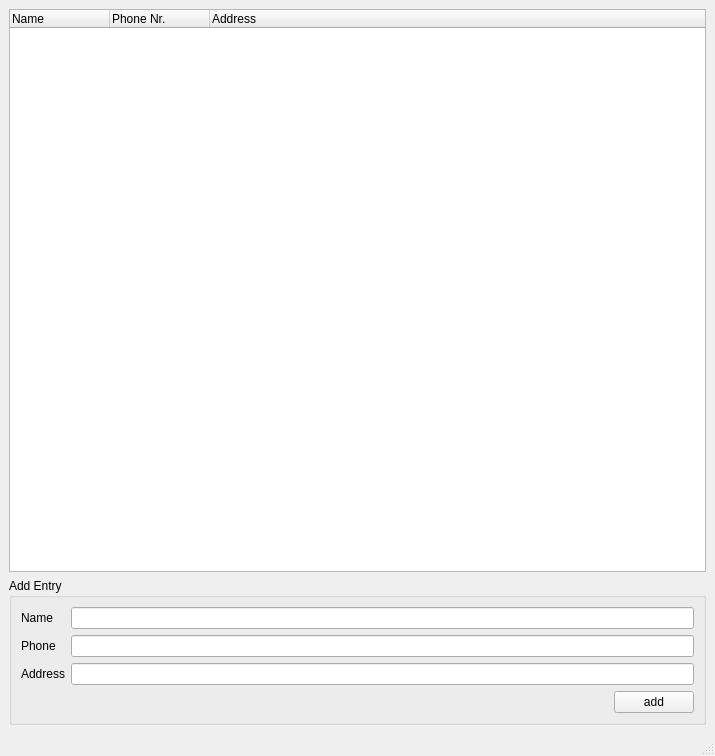
<ui version="4.0" >
 <class>MainWindow</class>
 <widget class="QMainWindow" name="MainWindow" >
  <property name="geometry" >
   <rect>
    <x>0</x>
    <y>0</y>
    <width>715</width>
    <height>756</height>
   </rect>
  </property>
  <property name="windowTitle" >
   <string>QxtBerkeley Adress Book example</string>
  </property>
  <widget class="QWidget" name="centralwidget" >
   <property name="geometry" >
    <rect>
     <x>0</x>
     <y>27</y>
     <width>715</width>
     <height>706</height>
    </rect>
   </property>
   <layout class="QGridLayout" name="gridLayout_2" >
    <item rowspan="2" row="0" column="0" >
     <widget class="QTreeWidget" name="treeWidget" >
      <column>
       <property name="text" >
        <string>Name</string>
       </property>
      </column>
      <column>
       <property name="text" >
        <string>Phone Nr.</string>
       </property>
      </column>
      <column>
       <property name="text" >
        <string>Address</string>
       </property>
      </column>
     </widget>
    </item>
    <item row="2" column="0" >
     <widget class="QGroupBox" name="groupBox" >
      <property name="sizePolicy" >
       <sizepolicy vsizetype="Fixed" hsizetype="Preferred" >
        <horstretch>0</horstretch>
        <verstretch>0</verstretch>
       </sizepolicy>
      </property>
      <property name="title" >
       <string>Add Entry</string>
      </property>
      <layout class="QGridLayout" name="gridLayout" >
       <item row="0" column="0" >
        <widget class="QLabel" name="label" >
         <property name="text" >
          <string>Name</string>
         </property>
        </widget>
       </item>
       <item row="0" column="1" colspan="2" >
        <widget class="QLineEdit" name="inputName" />
       </item>
       <item row="1" column="0" >
        <widget class="QLabel" name="label_3" >
         <property name="text" >
          <string>Phone</string>
         </property>
        </widget>
       </item>
       <item row="1" column="1" colspan="2" >
        <widget class="QLineEdit" name="inputPhone" />
       </item>
       <item row="2" column="0" >
        <widget class="QLabel" name="label_2" >
         <property name="text" >
          <string>Address</string>
         </property>
        </widget>
       </item>
       <item row="2" column="1" colspan="2" >
        <widget class="QLineEdit" name="inputAddress" />
       </item>
       <item row="3" column="1" >
        <spacer name="horizontalSpacer" >
         <property name="orientation" >
          <enum>Qt::Horizontal</enum>
         </property>
         <property name="sizeHint" stdset="0" >
          <size>
           <width>455</width>
           <height>20</height>
          </size>
         </property>
        </spacer>
       </item>
       <item row="3" column="2" >
        <widget class="QPushButton" name="addButton" >
         <property name="text" >
          <string>add</string>
         </property>
        </widget>
       </item>
      </layout>
     </widget>
    </item>
   </layout>
  </widget>
  <widget class="QMenuBar" name="menubar" >
   <property name="geometry" >
    <rect>
     <x>0</x>
     <y>0</y>
     <width>715</width>
     <height>27</height>
    </rect>
   </property>
  </widget>
  <widget class="QStatusBar" name="statusbar" >
   <property name="geometry" >
    <rect>
     <x>0</x>
     <y>733</y>
     <width>715</width>
     <height>23</height>
    </rect>
   </property>
  </widget>
 </widget>
 <resources/>
 <connections/>
</ui>
